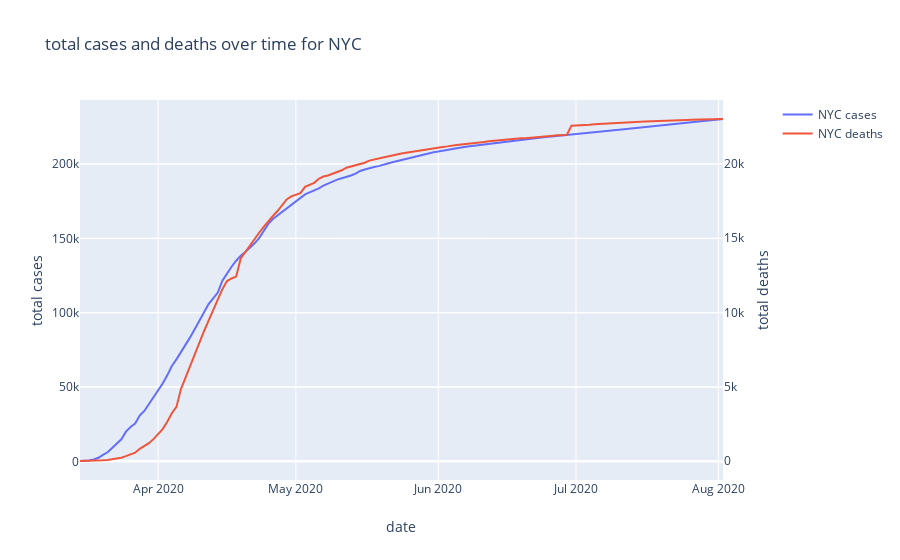

The notebook cell saved with this chart:
### Code cell
#create a dual axis line chart

import plotly.graph_objects as go
from plotly.subplots import make_subplots

# Create figure with secondary y-axis
fig = make_subplots(specs=[[{"secondary_y": True}]])

fig.add_trace(
    go.Scatter(name='NYC cases', x=nyc_sample['date'], y=nyc_sample['total_cases']),
    secondary_y=False,
)

fig.add_trace(
    go.Scatter(name='NYC deaths', x=nyc_sample['date'], y=nyc_sample['total_deaths']),
    secondary_y=True,
)

# Set x-axis title
fig.update_xaxes(title_text="date")

# Set y-axes titles
fig.update_yaxes(title_text="total cases", secondary_y=False)
fig.update_yaxes(title_text="total deaths", secondary_y=True)

fig.update_layout(title_text="total cases and deaths over time for NYC")

fig.show()

### Figure 1 — Plotly figure (JSON) as saved in the notebook; plotly's stock layout.template omitted (floating-point values rounded to 4 significant figures; data arrays with more than 128 entries replaced by an {"elided": "..."} marker saying what was removed)
{"data": [{"name": "NYC cases", "type": "scatter", "x": {"elided": "141 str values"}, "xaxis": "x", "y": {"elided": "141 int values"}, "yaxis": "y"}, {"name": "NYC deaths", "type": "scatter", "x": {"elided": "141 str values"}, "xaxis": "x", "y": {"elided": "141 int values"}, "yaxis": "y2"}], "layout": {"title": {"text": "total cases and deaths over time for NYC"}, "xaxis": {"anchor": "y", "domain": [0, 0.94], "title": {"text": "date"}}, "yaxis": {"anchor": "x", "domain": [0, 1], "title": {"text": "total cases"}}, "yaxis2": {"anchor": "x", "overlaying": "y", "side": "right", "title": {"text": "total deaths"}}}}
